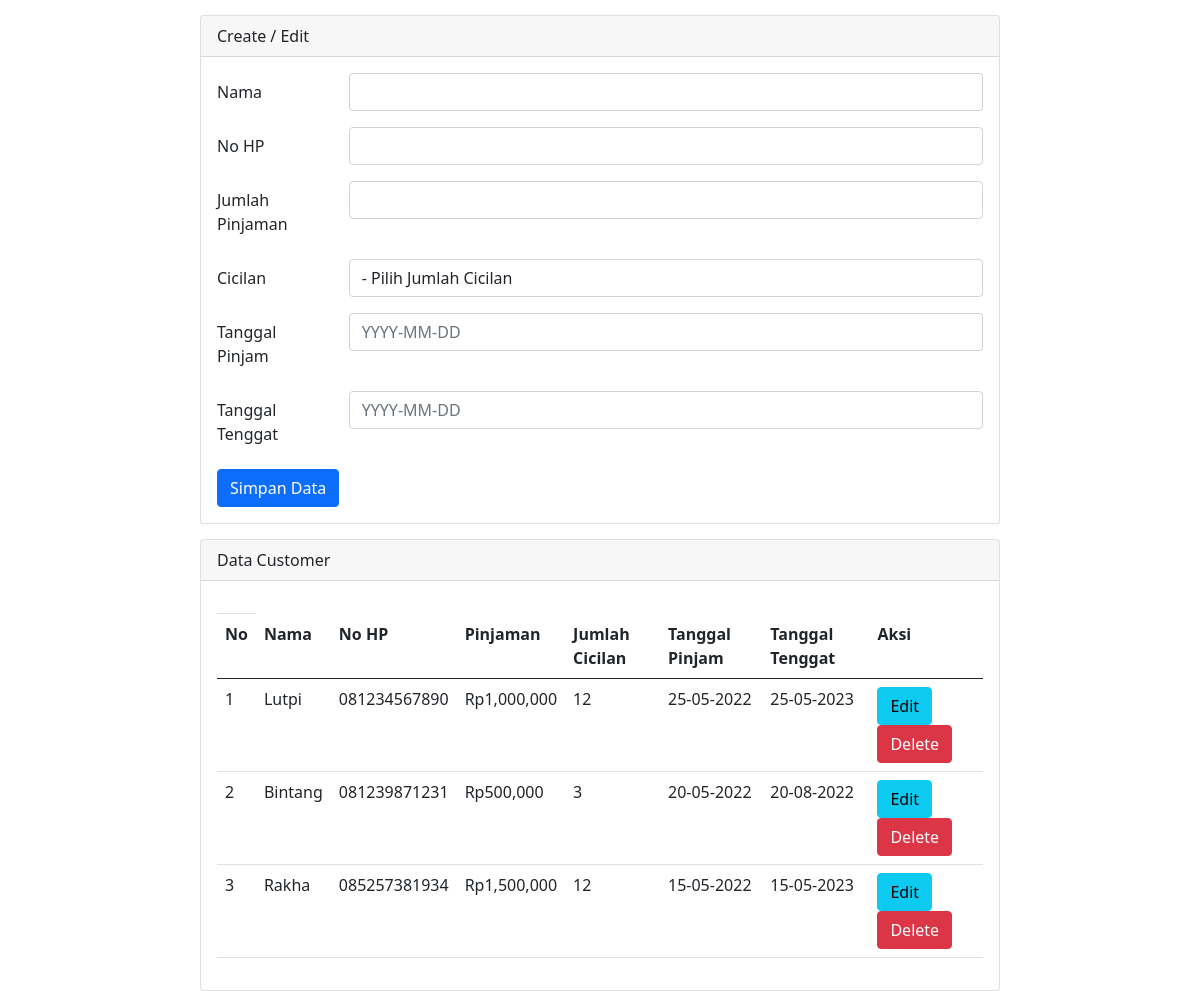
/form-daftar.php, run on the app's committed database.
### tables this page shows
CREATE TABLE `transaksi` (
  `id_transaksi` int(11) NOT NULL,
  `id` int(11) DEFAULT NULL,
  `id_cicilan` int(11) DEFAULT NULL
);

CREATE TABLE `customer` (
  `id` int(11) NOT NULL,
  `nama_cust` varchar(30) DEFAULT NULL,
  `no_hp` varchar(13) DEFAULT NULL
);

CREATE TABLE `cicilan` (
  `id_cicilan` int(11) NOT NULL,
  `jml_pinjaman` int(11) DEFAULT NULL,
  `jml_cicilan` int(11) DEFAULT NULL,
  `tgl_pinjam` date DEFAULT NULL,
  `tgl_tenggat` date DEFAULT NULL,
  `id` int(11) DEFAULT NULL
);

### form-daftar.php (the view, shortened to what this page needs)
<?php
$nama       = "";
$nohp       = "";
$pinjaman   = "";
$pinjam     = "";
$tenggat    = "";
?>
<!DOCTYPE html>
<html lang="en">
<head>
    <link href="https://cdn.jsdelivr.net/npm/bootstrap@5.0.2/dist/css/bootstrap.min.css" rel="stylesheet">
</head>
<body style="height: 500px;">
    <div class="mx-auto">
        <div class="card">
            <div class="card-header">
                Create / Edit
            </div>
            <div class="card-body">
                <form action="" method="POST">
                    <div class="mb-3 row">
                        <label for="nama" class="col-sm-2 col-form-label">Nama</label>
                        <div class="col-sm-10">
                            <input type="text" class="form-control" id="nama" name="nama" value="<?php echo $nama ?>">
                        </div>
                    </div>
                    <div class="mb-3 row">
                        <label for="nohp" class="col-sm-2 col-form-label">No HP</label>
                        <div class="col-sm-10">
                            <input type="text" class="form-control" id="nohp" name="nohp" value="<?php echo $nohp ?>">
                        </div>
                    </div>
                    <div class="mb-3 row">
                        <label for="pinjaman" class="col-sm-2 col-form-label">Jumlah Pinjaman</label>
                        <div class="col-sm-10">
                            <input type="text" class="form-control" id="pinjaman" name="pinjaman" value="<?php echo $pinjaman ?>">
                        </div>
                    </div>
                    <div class="mb-3 row">
                        <label for="cicilan" class="col-sm-2 col-form-label">Cicilan</label>
                        <div class="col-sm-10">
                            <select class="form-control" name="cicilan" id="cicilan">
                                <option value="">- Pilih Jumlah Cicilan</option>
                            </select>
                        </div>
                    </div>
                    <div class="mb-3 row">
                        <label for="pinjam" class="col-sm-2 col-form-label">Tanggal Pinjam</label>
                        <div class="col-sm-10">
                            <input type="text" placeholder="YYYY-MM-DD" class="form-control" id="pinjam" name="pinjam" value="<?php echo $pinjam ?>">
                        </div>
                    </div>
                    <div class="mb-3 row">
                        <label for="tenggat" class="col-sm-2 col-form-label">Tanggal Tenggat</label>
                        <div class="col-sm-10">
                            <input type="text" placeholder="YYYY-MM-DD" class="form-control" id="tenggat" name="tenggat" value="<?php echo $tenggat ?>">
                        </div>
                    </div>
                    <div class="col-12">
                        <input type="submit" name="simpan" value="Simpan Data" class="btn btn-primary">
                    </div>
                </form>
            </div>
        </div>
        <div class="card">
            <div class="card-header">
                Data Customer
            </div>
            <div class="card-body">
                <table class="table">
                    <th>
                        <tr>
                            <th scope="col">No</th>
                            <th scope="col">Nama</th>
                            <th scope="col">No HP</th>
                            <th scope="col">Pinjaman</th>
                            <th scope="col">Jumlah Cicilan</th>
                            <th scope="col">Tanggal Pinjam</th>
                            <th scope="col">Tanggal Tenggat</th>
                            <th scope="col">Aksi</th>
                        </tr>
                        <tbody>
                            <?php
                            $sql1 = "SELECT
                                transaksi.id_transaksi ,
                                transaksi.id,
                                transaksi.id_cicilan,
                                customer.id,
                                customer.nama_cust AS nama,
                                customer.no_hp,
                                cicilan.id_cicilan,
                                cicilan.jml_pinjaman,
                                cicilan.jml_cicilan,
                                cicilan.tgl_pinjam,
                                cicilan.tgl_tenggat
                                from transaksi
                                INNER JOIN customer ON transaksi.id=customer.id
                                INNER JOIN cicilan ON transaksi.id_cicilan=cicilan.id_cicilan
                                ";
                            $q5 = mysqli_query($koneksi, $sql1);
                            while ($r2 = mysqli_fetch_array($q5, MYSQLI_ASSOC)) {
                                $id = $r2['id_transaksi'];
                            ?>
                                <tr>
                                    <td scope="row"><?php echo $r2['id_transaksi']; ?></td>
                                    <td scope="row"><?php echo $r2['nama']; ?></td>
                                    <td scope="row"><?php echo $r2['no_hp']; ?></td>
                                    <td scope="row"><?php echo 'Rp', number_format($r2['jml_pinjaman']); ?></td>
                                    <td scope="row"><?php echo $r2['jml_cicilan']; ?></td>
                                    <td scope="row"><?php echo date('d-m-Y', strtotime($r2['tgl_pinjam'])); ?></td>
                                    <td scope="row"><?php echo date('d-m-Y', strtotime($r2['tgl_tenggat'])); ?></td>
                                    <td scope="row">
                                        <a href="form-daftar.php?op=edit&id_transaksi=<?php echo $id ?>">
                                            <button type="button" class="btn btn-info">Edit</button>
                                        </a>
                                        <a href="form-daftar.php?op=delete&id_transaksi=<?php echo $id ?>" onclick="return confirm('Delete Data?')">
                                            <button type="button" class="btn btn-danger">Delete</button>
                                        </a>
                                    </td>
                                </tr>
                            <?php
                            }
                            ?>
                        </tbody>
                    </th>
                </table>
            </div>
        </div>
    </div>
</body>
</html>

### form-daftar.php (style rules this page uses)
.mx-auto { width: 800px; }
.card { margin-top: 15px; }

### data on the page
transaksi: id_transaksi "1", id.nama_cust "Lutpi", id.no_hp "081234567890", id_cicilan.jml_pinjaman "1,000,000", id_cicilan.jml_cicilan "12", id_cicilan.tgl_pinjam "25-05-2022", id_cicilan.tgl_tenggat "25-05-2023"
transaksi: id_transaksi "2", id.nama_cust "Bintang", id.no_hp "081239871231", id_cicilan.jml_pinjaman "500,000", id_cicilan.jml_cicilan "3", id_cicilan.tgl_pinjam "20-05-2022", id_cicilan.tgl_tenggat "20-08-2022"
transaksi: id_transaksi "3", id.nama_cust "Rakha", id.no_hp "085257381934", id_cicilan.jml_pinjaman "1,500,000", id_cicilan.jml_cicilan "12", id_cicilan.tgl_pinjam "15-05-2022", id_cicilan.tgl_tenggat "15-05-2023"
